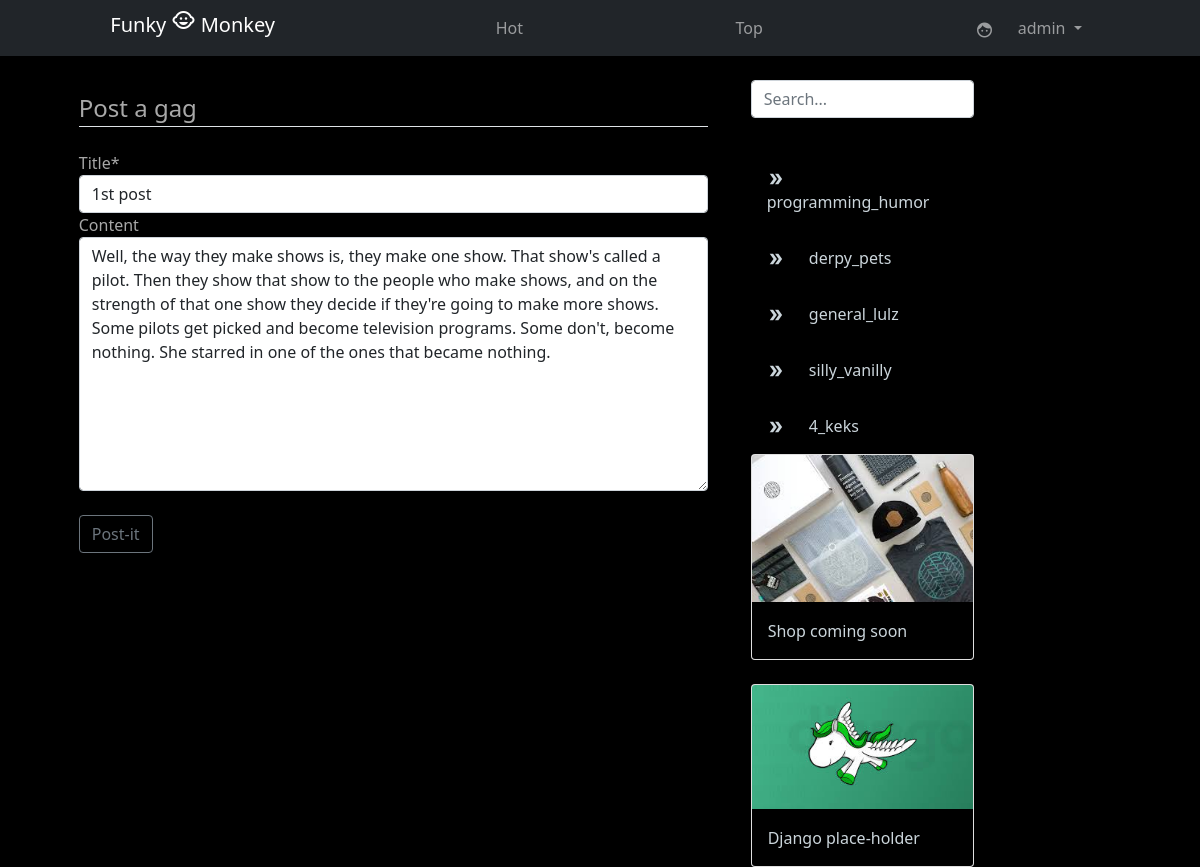
The app's page /gags/post/1/update/ (signed in) with its own data.
### gags/models.py (models this page shows, shortened)
class Post(models.Model):
    title = models.CharField(max_length=100)
    content = models.TextField(blank=True)
    image = models.ImageField(upload_to='media/image_posts', default='', blank=True)
    date_posted = models.DateTimeField(default=timezone.now)
    author = models.ForeignKey(User, on_delete=models.CASCADE)
    category = models.ForeignKey(Category, on_delete=models.CASCADE, default='uncategorized')
    tag = models.CharField(max_length=100, default='#untagged', blank=True)

class Category(models.Model):
    name = models.CharField(max_length=255, default='')
    def __str__(self):
        return self.name

### gags/views.py (the view, shortened to what this page needs)
# urls.py: path('post/<int:pk>/update/', PostUpdateView.as_view(), name='post-update'),
class PostUpdateView(LoginRequiredMixin, UserPassesTestMixin, UpdateView):
    model = Post
    fields = ['title', 'content']
    def test_func(self):
        post = self.get_object()
        if self.request.user == post.author:
            return True
        return False

### gags/context_processors.py (called while the page is built)
def add_variable_to_context(request):
    categories = Category.objects.all()
    context = {'category_list': categories}
    return context

### gags/templates/gags/post_form.html (shortened to what this page needs)
{% extends "gags/base.html" %}
{% load crispy_forms_tags %}
{% block content %}
<div class="content-section">
    <form method="POST" enctype="multipart/form-data">
        <fieldset class="form-group txt">
            <legend class="border-bottom mb-4">Post a gag</legend>
            {{ form|crispy }}
        </fieldset>
        <div class="form-group">
            <br>
            <button class="btn btn-outline-secondary" type="submit">Post-it</button>
        </div>
    </form>
</div>
{% endblock content %}

### gags/templates/gags/base.html (shortened to what this page needs)
{% load static %}
<!DOCTYPE html>
<html lang="en">
<head>
    <link href="https://cdn.jsdelivr.net/npm/bootstrap@5.1.3/dist/css/bootstrap.min.css" rel="stylesheet">
    <link rel="stylesheet" type="text/css" href="{% static 'gags/main.css' %}">
    <link rel="stylesheet" href="{% static 'gags/style.css' %}">
</head>
<body class="bg" >
<header>
    <nav class="navbar navbar-expand-lg navbar-dark bg-dark  fixed-top">
        <div class="container-fluid">
            <div class="collapse navbar-collapse " id="navbar10">
                <ul class="navbar-nav nav-fill w-100">
                    <li class="nav-item">
                        <a class="navbar-brand mr-4" href="{% url 'gags-about'%}" title="About page">Funky <span class="material-icons">child_care</span> Monkey</a>
                    </li>
                    <li class="nav-item">
                        <a class="nav-item nav-link" href="{% url 'gags-hot'%}" title="New Posts">Hot</a>
                    </li>
                    <li class="nav-item">
                        <a class="nav-item nav-link" href="{% url 'gags-top'%}" title="Best Posts">Top</a>
                    </li>
                    <li class="navbar-nav nav-item dropdown">
                        {% if user.is_authenticated %}
                        <a class="nav-link  dropdown-toggle" href="#" data-bs-toggle="dropdown" ><span class="material-icons md-18 inline pdr">face</span>  {{ user }}  </a>
                            {% endif %}
                        </ul>
            </div>
        </div>
    </nav>
</header>
<div class="container">
    <main class="main" role="main" style = "position:relative;">
        <div class="content">
            <div>
                {% block content %}{% endblock %}
            </div>
        </div>
        <aside class="sidebar">
            <div class="bg">
                {% include 'gags/sidebar.html' with cat=category_list %}
            </div>
        </aside>
    </main>
</div>
</body>
</html>

### gags/templates/gags/sidebar.html (shortened to what this page needs)
<div>
    <div class="search-container">
        <form action="/search/" method="GET">
            <div class="col-md-13">
                <input class="form-control" type="text" name="q"  placeholder="Search..." aria-label="Search" title="Search for a post">
            </div>
            <button type="submit" class="search-container button"><span class="material-icons">search</span></button>
        </form>
    </div>
    <br>
    <div class="cat bg">
        {% for category in category_list %}
        <a class="" href="{% url 'category-view' category.id %}" title="Select category"> <span class="material-icons inline pdr ">double_arrow</span> {{ category }}</a>
        {% endfor %}
    </div>
    <div class="card">
        <img class="card-img-top" src="/media/merchandise.jpg" alt="merch">
        <a class="card-footer bg" href="#" title="Enter Store">Shop coming soon</a>
    </div>
    <br>
    <div class="card">
        <img class="card-img-top" src="/media/django.jpg" alt="Django">
        <a class="card-footer bg" href="#">Django place-holder</a>
    </div>
</div>

### gags/static/gags/main.css (style rules this page uses)
body { background: #fafafa; color: #333333; margin-top: 5rem; }
ul { margin: 0; }
.content-section { background: black; padding: 10px 20px; border-radius: 5px; margin-bottom: 20px; width: 100%; }
.bg { background-color: black; }
.txt { color: #a8a8a8; }
.inline { display: inline-flex; vertical-align: middle; font-size: 18px !important; }
.pdr { padding-right: 20px; }
img { width: 80%; max-width: 640px; display: block; margin-left: auto; margin-right: auto; }
.material-icons.md-18 { font-size: 18px; }

### gags/static/gags/style.css (style rules this page uses)
.main { border-radius: 5px; display: flex; flex-wrap: wrap; width: 100%; }
aside { background-color: black; border-radius: 5px; }
.content { float: left; margin: 0 1.5%; width: 60%; border-radius: 5px; }
.sidebar { float: right; margin: 0 0.5%; width: 20%; }
.sidebar a { display: block; color: #cbd5db; padding: 16px; text-decoration: none; }
.search-container { float: left; width: 100%; }
.search-container button { float: right; background: black; font-size: 15px; cursor: pointer; border: none; border-radius: 30px; }
.cat { float: left; width: 100%; }

### records on screen
Post: title "1st post", content "Well, the way they make shows is, they make one show. That show's called a pilot. Then they show that show to the people who make shows, and on the strength of that one show they decide if they're going to make more shows. Some pilots get picked and become television programs. Some don't, become nothing. She starred in one of the ones that became nothing."
Category: name "programming_humor"
Category: name "derpy_pets"
Category: name "general_lulz"
Category: name "silly_vanilly"
Category: name "4_keks"

### other values on screen
{{ user }} "admin"
